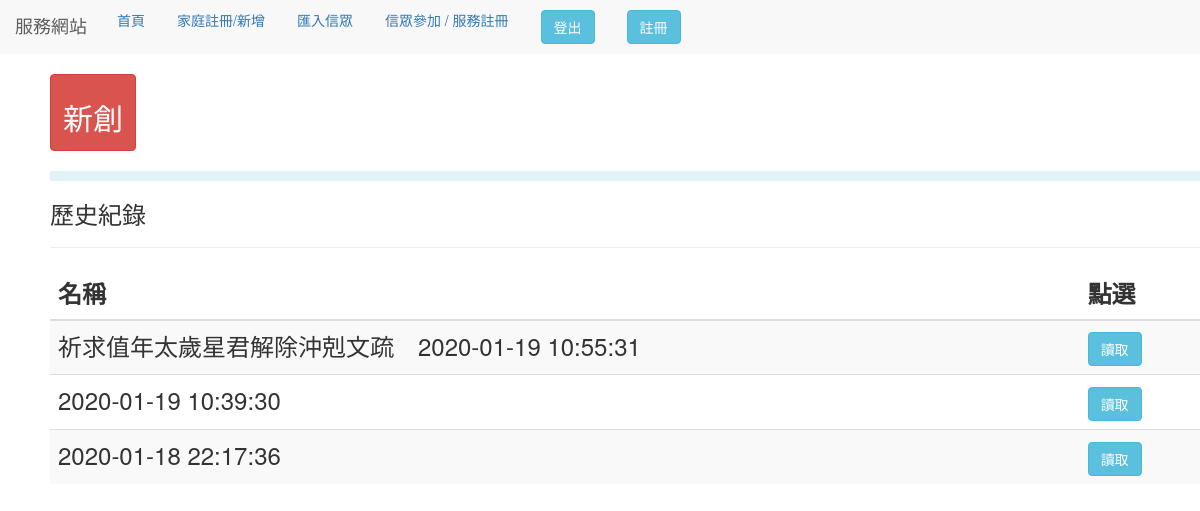
Before: /join_activity (signed in) with the older database file.
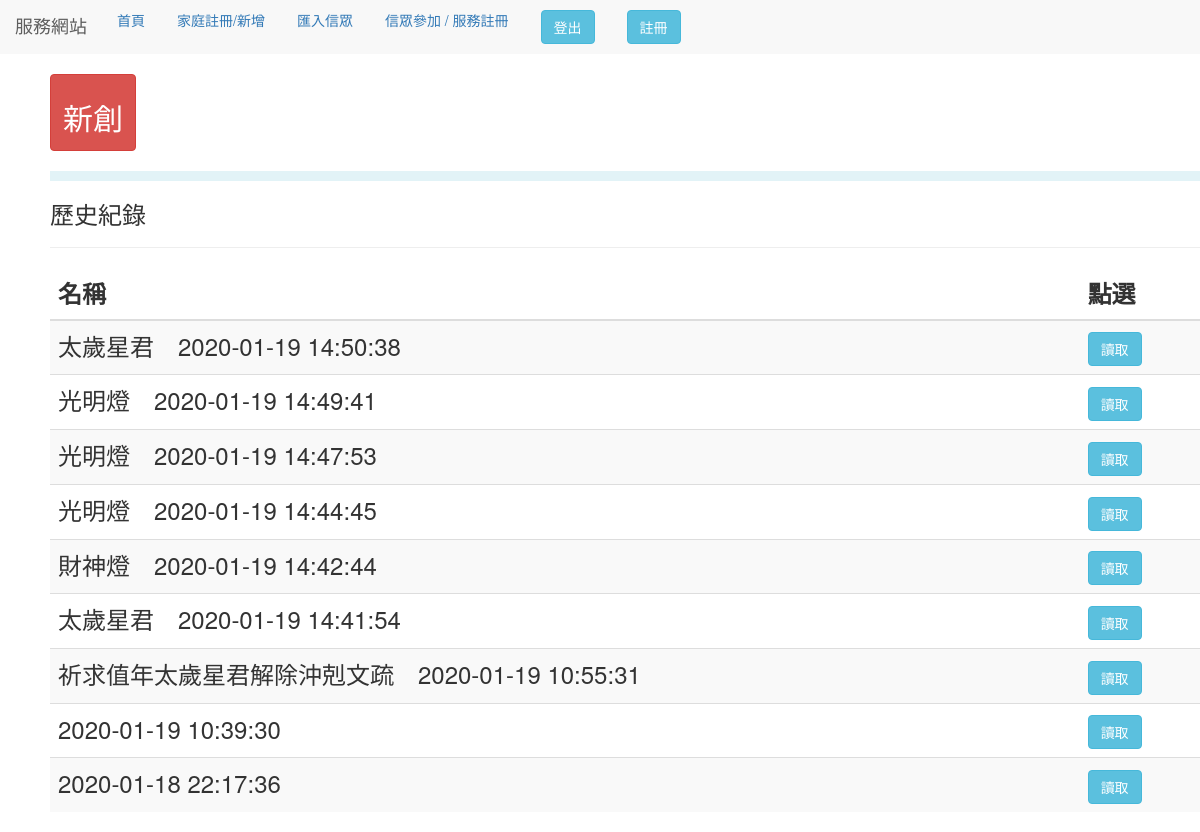
After: the same page with the newer database file.
### use_app/models.py (models this page shows, shortened)
class history_data(models.Model):
    history = models.TextField(max_length =1000)
    name = models.CharField(max_length = 20)
    class Meta:
        verbose_name_plural = '歷史紀錄'

### use_app/views.py (the view)
# urls.py: path('join_activity', views.join_activity,name="join_activity"),
@login_required(login_url='/use_login')
def join_activity(request):
    historys = history_data.objects.all().order_by("-id")
    return render(request, "choose.html", locals())

### templates/choose.html (shortened to what this page needs)
{% extends "base.html" %}
{% block message %}
<div style="margin-left:50px;">
    <p>
        <a href="new">
            <button class="btn btn-danger">
                <h2 style="text-align:center;">新創</h2>
            </button>
        </a>
    </p>
    <hr style="border: 5px solid rgba(155, 213, 228, 0.295);">
    <p>歷史紀錄</p>
    <table id="mytable" class="table table-bordred table-striped">
        <thead class="thead-light">
            <tr>
                <th>名稱</th>
                <th>點選</th>
            </tr>
        </thead>
        <tbody>
            {% for history in historys  %}
            <tr>
                <td>{{history.name}}</td>
                <td>
                    <a href="{% url 'old' history.pk %}">
                        <button class="btn btn-info">
                            讀取
                        </button>
                    </a>
                </td>
            </tr>
            {% endfor %}
        </tbody>
</div>
{% endblock  %}

Changed rows visible on the page:
added history_data: name "太歲星君 2020-01-19 14:50:38"
added history_data: name "光明燈 2020-01-19 14:49:41"
added history_data: name "光明燈 2020-01-19 14:47:53"
added history_data: name "光明燈 2020-01-19 14:44:45"
added history_data: name "財神燈 2020-01-19 14:42:44"
added history_data: name "太歲星君 2020-01-19 14:41:54"
